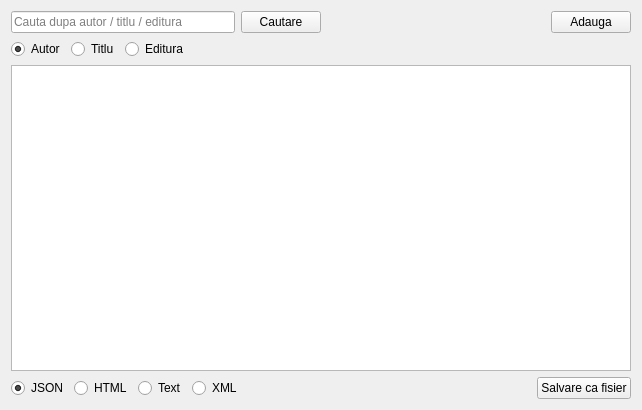
<?xml version="1.0" encoding="UTF-8"?>
<ui version="4.0">
 <class>LibraryApp</class>
 <widget class="QWidget" name="LibraryApp">
  <property name="geometry">
   <rect>
    <x>0</x>
    <y>0</y>
    <width>642</width>
    <height>410</height>
   </rect>
  </property>
  <property name="windowTitle">
   <string>Exemplul 2</string>
  </property>
  <layout class="QGridLayout" name="gridLayout">
   <item row="0" column="0">
    <layout class="QHBoxLayout" name="horizontalLayout">
     <item>
      <widget class="QLineEdit" name="search_bar">
       <property name="placeholderText">
        <string>Cauta dupa autor / titlu / editura</string>
       </property>
      </widget>
     </item>
     <item>
      <widget class="QPushButton" name="search_btn">
       <property name="text">
        <string>Cautare</string>
       </property>
      </widget>
     </item>
     <item>
      <spacer name="horizontalSpacer_2">
       <property name="orientation">
        <enum>Qt::Horizontal</enum>
       </property>
       <property name="sizeHint" stdset="0">
        <size>
         <width>40</width>
         <height>20</height>
        </size>
       </property>
      </spacer>
     </item>
     <item>
      <widget class="QPushButton" name="add_btn">
       <property name="text">
        <string>Adauga</string>
       </property>
       <attribute name="buttonGroup">
        <string notr="true">search_rb_btns</string>
       </attribute>
      </widget>
     </item>
    </layout>
   </item>
   <item row="1" column="0">
    <layout class="QHBoxLayout" name="horizontalLayout_2">
     <item>
      <widget class="QRadioButton" name="author_rb">
       <property name="text">
        <string>Autor</string>
       </property>
       <property name="checked">
        <bool>true</bool>
       </property>
       <attribute name="buttonGroup">
        <string notr="true">search_rb_btns</string>
       </attribute>
      </widget>
     </item>
     <item>
      <widget class="QRadioButton" name="title_rb">
       <property name="text">
        <string>Titlu</string>
       </property>
       <attribute name="buttonGroup">
        <string notr="true">search_rb_btns</string>
       </attribute>
      </widget>
     </item>
     <item>
      <widget class="QRadioButton" name="publisher_rb">
       <property name="text">
        <string>Editura</string>
       </property>
       <attribute name="buttonGroup">
        <string notr="true">search_rb_btns</string>
       </attribute>
      </widget>
     </item>
     <item>
      <spacer name="horizontalSpacer">
       <property name="orientation">
        <enum>Qt::Horizontal</enum>
       </property>
       <property name="sizeHint" stdset="0">
        <size>
         <width>40</width>
         <height>20</height>
        </size>
       </property>
      </spacer>
     </item>
    </layout>
   </item>
   <item row="2" column="0">
    <widget class="QTextEdit" name="result">
     <property name="readOnly">
      <bool>true</bool>
     </property>
    </widget>
   </item>
   <item row="3" column="0">
    <layout class="QHBoxLayout" name="horizontalLayout_3">
     <item>
      <widget class="QRadioButton" name="json_rb">
       <property name="text">
        <string>JSON</string>
       </property>
       <property name="checked">
        <bool>true</bool>
       </property>
       <attribute name="buttonGroup">
        <string notr="true">file_type_rb_btns</string>
       </attribute>
      </widget>
     </item>
     <item>
      <widget class="QRadioButton" name="html_rb">
       <property name="text">
        <string>HTML</string>
       </property>
       <attribute name="buttonGroup">
        <string notr="true">file_type_rb_btns</string>
       </attribute>
      </widget>
     </item>
     <item>
      <widget class="QRadioButton" name="text_rb">
       <property name="text">
        <string>Text</string>
       </property>
       <attribute name="buttonGroup">
        <string notr="true">file_type_rb_btns</string>
       </attribute>
      </widget>
     </item>
     <item>
      <widget class="QRadioButton" name="xml_rb">
       <property name="text">
        <string>XML</string>
       </property>
       <attribute name="buttonGroup">
        <string notr="true">file_type_rb_btns</string>
       </attribute>
      </widget>
     </item>
     <item>
      <spacer name="horizontalSpacer_3">
       <property name="orientation">
        <enum>Qt::Horizontal</enum>
       </property>
       <property name="sizeHint" stdset="0">
        <size>
         <width>40</width>
         <height>20</height>
        </size>
       </property>
      </spacer>
     </item>
     <item>
      <widget class="QPushButton" name="save_as_file_btn">
       <property name="text">
        <string>Salvare ca fisier</string>
       </property>
      </widget>
     </item>
    </layout>
   </item>
  </layout>
 </widget>
 <resources/>
 <connections/>
 <buttongroups>
  <buttongroup name="file_type_rb_btns"/>
  <buttongroup name="search_rb_btns"/>
 </buttongroups>
</ui>
